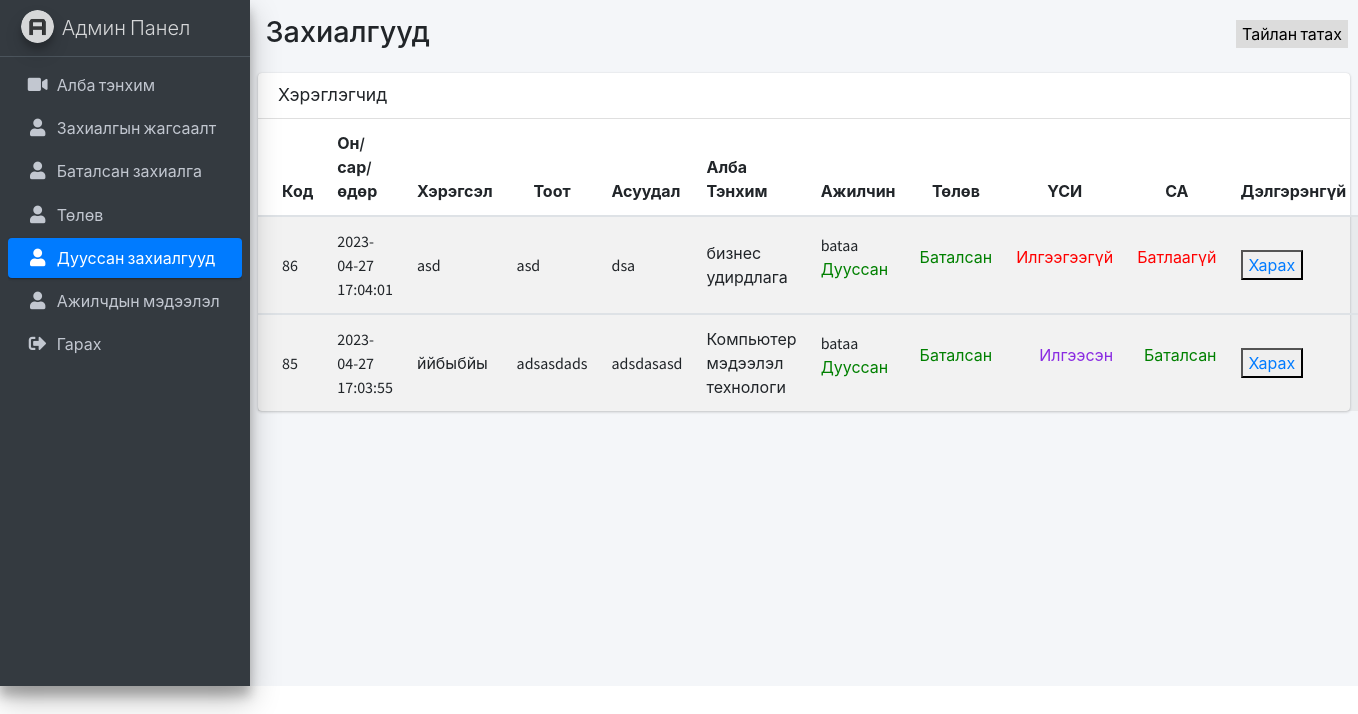
Before: /admin-done.php with the older database file.
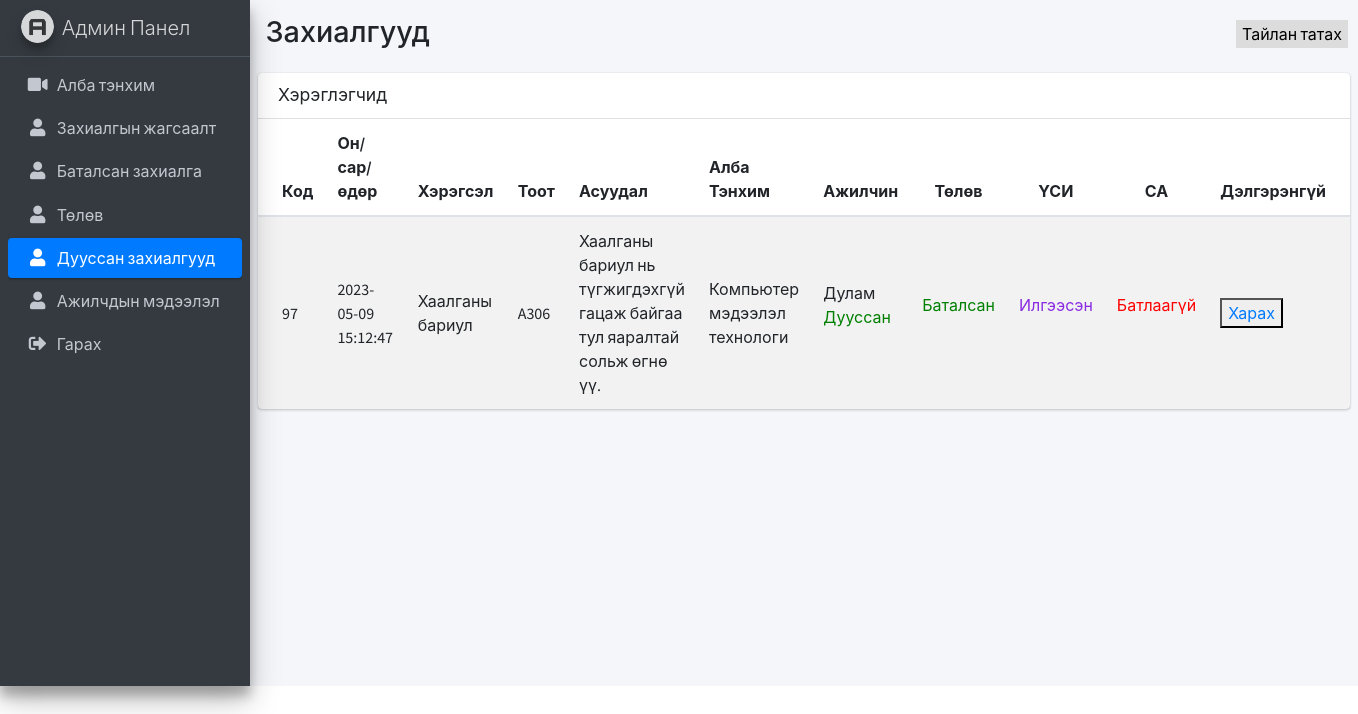
After: the same page with the newer database file.
### tables this page shows
CREATE TABLE `workorder` (
  `order_id` int(11) NOT NULL,
  `orderDate` timestamp NOT NULL DEFAULT current_timestamp() ON UPDATE current_timestamp(),
  `doneDate` varchar(255) DEFAULT NULL,
  `item` varchar(150) NOT NULL,
  `roomNumber` varchar(100) DEFAULT NULL,
  `problem` text NOT NULL,
  `userID` char(8) NOT NULL,
  `dataStatusId` int(1) DEFAULT NULL,
  `money_order` int(11) DEFAULT NULL,
  `file` text DEFAULT NULL,
  `orderStatus` int(1) DEFAULT NULL,
  `employee_id` char(10) DEFAULT NULL,
  `checkStatus` int(1) DEFAULT NULL
);

CREATE TABLE `users` (
  `user_id` char(8) NOT NULL,
  `username` varchar(45) NOT NULL,
  `lastname` varchar(45) NOT NULL,
  `phone` int(11) NOT NULL,
  `email` varchar(125) NOT NULL,
  `password` varchar(45) NOT NULL,
  `gender` char(8) DEFAULT NULL
);

CREATE TABLE `employee` (
  `employee_id` char(8) NOT NULL,
  `username` varchar(150) NOT NULL,
  `lastname` varchar(50) NOT NULL,
  `phone` varchar(20) NOT NULL,
  `email` varchar(50) NOT NULL,
  `password` varchar(50) NOT NULL,
  `gender` char(10) NOT NULL
);

### admin-done.php (the view, shortened to what the changed rows need)
<!DOCTYPE html>
<html>
<head>
    <link rel="stylesheet" href="plugins/fontawesome-free/css/all.min.css" />
    <link rel="stylesheet" href="https://code.ionicframework.com/ionicons/2.0.1/css/ionicons.min.css" />
    <link rel="stylesheet" href="dist/css/adminlte.min.css" />
</head>
<body class="hold-transition sidebar-mini">
    <div class="wrapper">
        <div class="content-wrapper">
            <section class="content-header">
                <div class="container-fluid">
                    <div class="row mb-2">
                        <div class="col-sm-6">
                            <h1>Захиалгууд</h1>
                        </div>
                    </div>
                </div>
            </section>
            <?php
            include("./service/dbConnect.php");
            $sql = "SELECT * FROM workorder  WHERE checkStatus = 2 AND employee_id IS NOT NULL ORDER BY orderDate DESC ";
            $result = $conn->query($sql);
            if ($result->num_rows > 0) {
                ?>
                <section class="content">
                    <form action="./employee/sent.php" method="POST">
                        <div class="card">
                            <div class="card-body p-0">
                                <table class="table table-striped projects">
                                    <thead>
                                        <tr>
                                            <th style="width: 10%">Код</th>
                                            <th style="width: 30%">Он/сар/өдөр</th>
                                            <th style="width: 19%">Хэрэгсэл</th>
                                            <th style="width: 10%; text-align: center">Тоот</th>
                                            <th style="width: 15%">Асуудал</th>
                                            <th style="width: 30%">Алба Тэнхим</th>
                                            <th style="width: 10%; text-align: center">Ажилчин</th>
                                            <th style="width: 10%; text-align: center">Төлөв</th>
                                            <th style="width: 10%; text-align: center">ҮСИ</th>
                                            <th style="width: 10%; text-align: center">СА</th>
                                            <th style="width: 10%; text-align: center">Дэлгэрэнгүй</th>
                                        </tr>
                                    </thead>
                                    <?php
                                    while ($row = $result->fetch_assoc()) {
                                        ?>
                                        <tbody>
                                            <tr>
                                                <td>
                                                    <?php echo $row['order_id'] ?>
                                                </td>
                                                <td>
                                                    <a>
                                                        <?php echo $row['orderDate'] ?>
                                                    </a>
                                                    <br />
                                                </td>
                                                <td>
                                                    <?php echo $row['item'] ?>
                                                </td>
                                                <td>
                                                    <?php echo $row['roomNumber'];
                                                    ?>
                                                </td>
                                                <td>
                                                    <?php echo $row['problem'] ?>
                                                </td>
                                                <td>
                                                    <?php
                                                    $useri = $row['userID'];
                                                    $sqls = "SELECT * FROM users WHERE user_id  = '$useri'";
                                                    $dat = mysqli_query($conn, $sqls);
                                                    if (mysqli_num_rows($dat) > 0) {
                                                        $usi = mysqli_fetch_assoc($dat);
                                                        echo $usi['username'];
                                                    }
                                                    ?>
                                                </td>
                                                <td>
                                                    <?php
                                                    $employee_id = $row['employee_id'];
                                                    $emp = "SELECT * FROM employee WHERE employee_id = '$employee_id'";
                                                    $res = mysqli_query($conn, $emp);
                                                    if (mysqli_num_rows($res) > 0) {
                                                        $rw = mysqli_fetch_assoc($res)
                                                            ?>
                                                        <?php
                                                        echo $rw['username'];
                                                    }
                                                    ?>
                                                    <?php if ($row['checkStatus'] == 2) {
                                                        ?>
                                                        <p style="color: green">Дууссан</p>
                                                        <?php
                                                    } else {
                                                    }
                                                    ?>
                                                </td>
                                                <td class="project-actions text-right">
                                                    <?php if ($row['dataStatusId'] == 1) {
                                                        ?>
                                                        <p class="status">Баталсан </p>
                                                        <?php
                                                    } else {
                                                        ?>
                                                        <p class="status2">Батлаагүй</p>
                                                        <?php
                                                    }
                                                    ?>
                                                </td>
                                                <td class="project-actions text-right">
                                                    <?php if ($row['money_order'] > 0) {
                                                        ?>
                                                        <p class="status1">Илгээсэн </p>
                                                        <?php
                                                    } else {
                                                        ?>
                                                        <p class="status2">Илгээгээгүй</p>
                                                        <?php
                                                    }
                                                    ?>
                                                </td>
                                                <td class="project-actions text-right">
                                                    <?php if ($row['orderStatus'] == 1) {
                                                        ?>
                                                        <p class="status">Баталсан </p>
                                                        <?php
                                                    } else {
                                                        ?>
                                                        <p class="status2">Батлаагүй</p>
                                                        <?php
                                                    }
                                                    ?>
                                                </td>
                                                <td>
                                                    <button>
                                                        <a href="report/print.php?id=<?php echo $row['order_id'] ?> ">Харах</a>
                                                    </button>
                                                </td>
                                            </tr>
                                        </tbody>
                                    <?php } ?>
                                </table>
                            </div>
                        </div>
                    </form>
                </section>
                <?php
            } else {
                echo "0 results";
            }
            ?>
        </div>
</body>
</html>

Changed rows visible on the page:
removed workorder: order_id "86", orderDate "2023-04-27 17:04:01", item "asd", roomNumber "asd", problem "dsa", userID.username "бизнес удирдлага", employee.username "bataa", checkStatus "Дууссан", dataStatusId "Баталсан", shows "Илгээгээгүй", shows "Батлаагүй"
removed workorder: order_id "85", orderDate "2023-04-27 17:03:55", item "ййбыбйы", roomNumber "adsasdads", problem "adsdasasd", userID.username "Компьютер мэдээлэл технологи", employee.username "bataa", checkStatus "Дууссан", dataStatusId "Баталсан", money_order "Илгээсэн", orderStatus "Баталсан"
added workorder: order_id "97", orderDate "2023-05-09 15:12:47", item "Хаалганы бариул", roomNumber "A306", problem "Хаалганы бариул нь түгжигдэхгүй гацаж байгаа тул яаралтай сольж өгнө үү.", userID.username "Компьютер мэдээлэл технологи", employee.username "Дулам", checkStatus "Дууссан", dataStatusId "Баталсан", money_order "Илгээсэн", shows "Батлаагүй"
